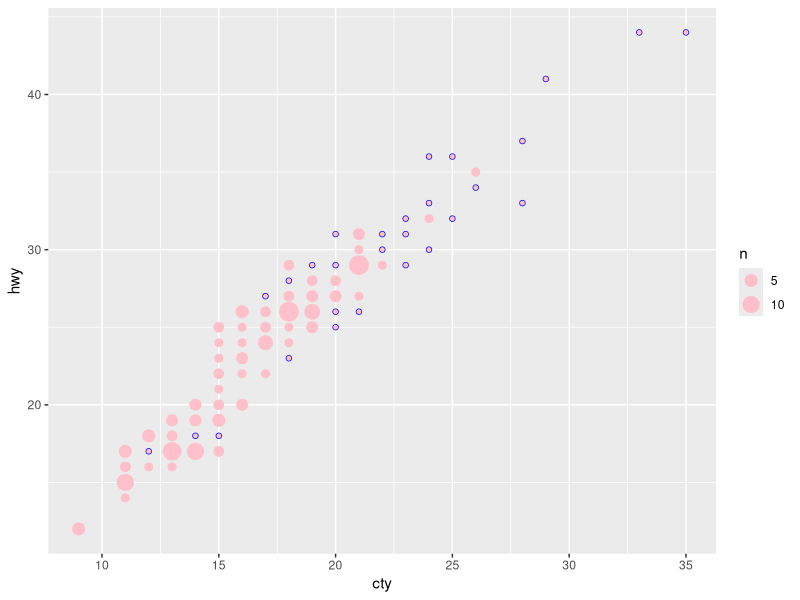
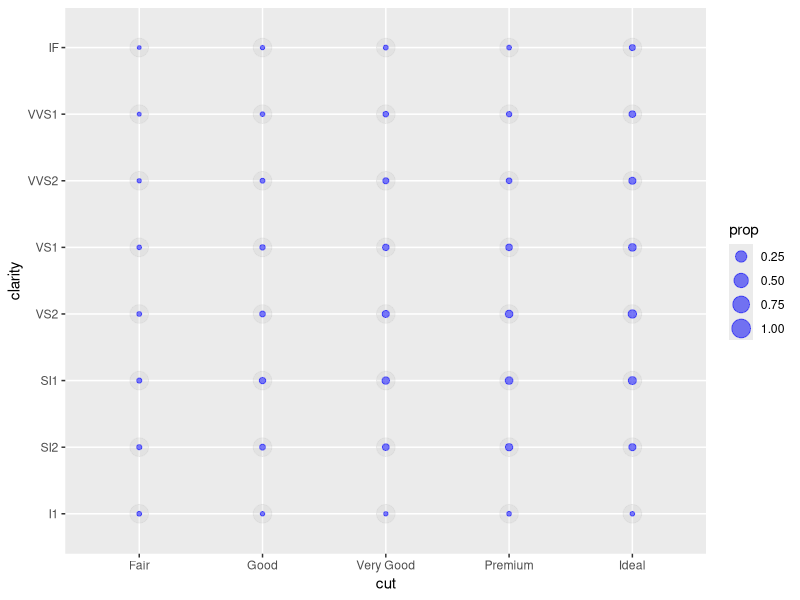
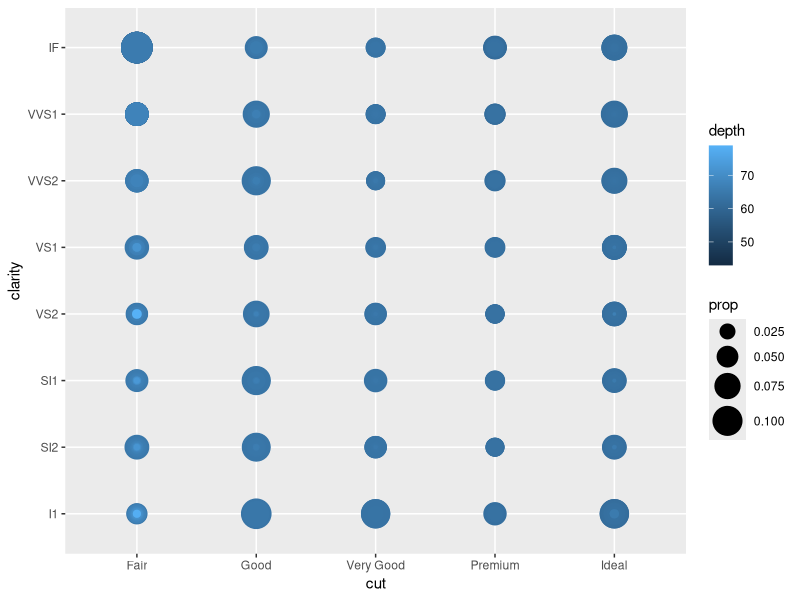
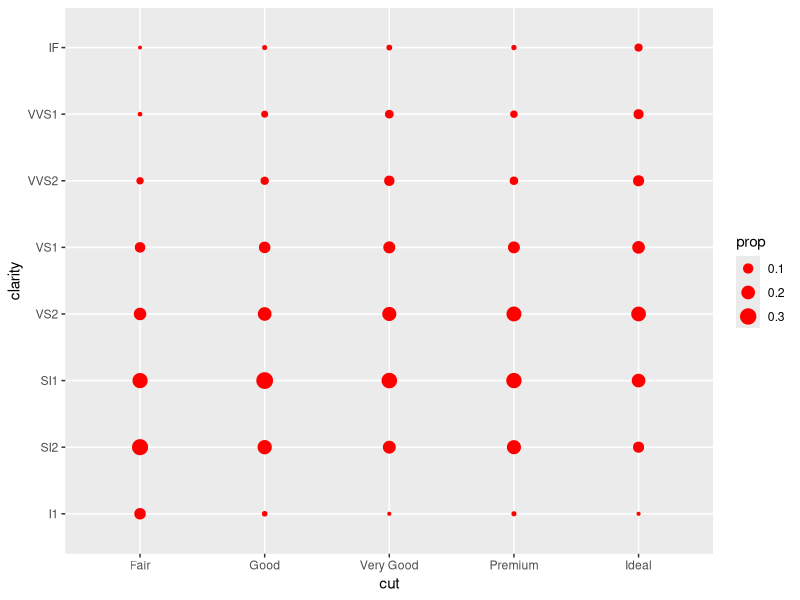

Generate these figures, in order, with R:
## ---- chunk 1
knitr::opts_chunk$set(echo = TRUE)
## ---- chunk 2
library(ggplot2)

## ---- chunk 3
ggplot(mpg, aes(cty, hwy)) +
  geom_point(colour = "blue") + geom_count(colour = "pink")


d <- ggplot(diamonds, aes(x = cut, y = clarity ))

d + geom_count(aes(size = ..prop..),colour = "grey", alpha = 0.2) + 
  scale_radius() +
  geom_count(aes(size = ..prop.., group = 1),colour = "blue",alpha = 0.5) + 
  scale_size(guide = "legend")

d + geom_count(aes(size = ..prop.., colour = depth)) +
  scale_size_area(max_size = 10, guide = "legend")

d + geom_count(aes(size = ..prop.., group = cut),colour = "red",show.legend = TRUE,position = "identity") +
  scale_size_area(max_size = 5, trans = "identity")

